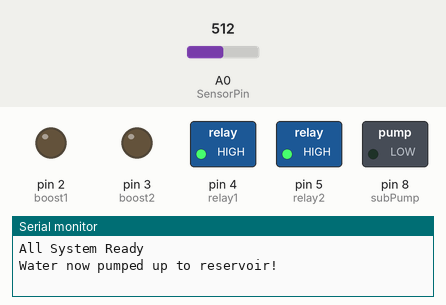
Bench run of a sketch on a simulated Arduino Uno, built with avr-gcc and run on an emulated ATmega328P. Parts: switched loads named in the sketch (green lamp = pin HIGH), output pins drawn as LEDs (lit = HIGH), the last lines printed to the serial monitor. The test bench sets the inputs (shaded band); at power-on: A0 (SensorPin) = 512.

Above: at 18.0 s.
18.1 s: A0 (SensorPin) set to 419
21.6 s: A0 (SensorPin) set to 391
At 26.3 s:
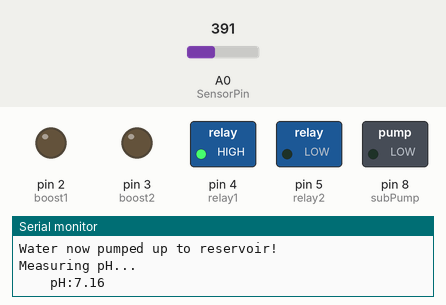
At 46.4 s:
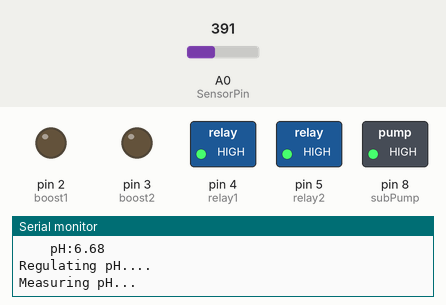
Timing chart, 0 to 46.7 s (numbered marks = the images above; inputs shaded):
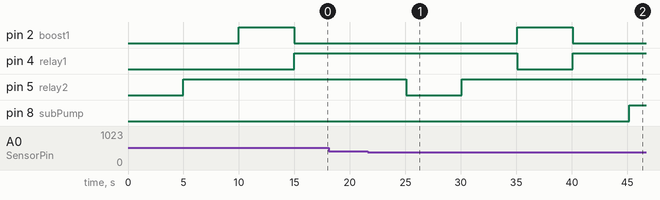

The sketch:

complete.ino
```cpp
//follow connection below

const int boost1 = 2; //boost, connect valve to the pump to pin 2
const int boost2 = 3; //boost, connect valve to dump the water to pin 4
const int relay1 = 4; //relay switch, pump water up the reservoir or dump water
const int relay2 = 5; //relay switch, pump water down to water the plants
const int subPump = 8; //submersible pump, regulate pH

/*pH sensor connection
 * Red -> 5V
 * Blue -> A0
 * Black -> GND
 */

//time duration for different processes, according to preference
int pumpTime = 5000; //pump for 5 second
int delaySystem = 5000; //delay system for 1 second to make sure all water is pumped up to the reservoir
int releaseTime = 5000; //release water from reservoir for 1 minute
int waterDrip = 5000; //let water to drip to the bottom of the container for 2 hours
int regTime = 5000; //time to release ammonia

//below for pH sensor
#define SensorPin 0          //pH meter Analog output to Arduino Analog Input 0
unsigned long int avgValue;  //Store the average value of the sensor feedback
float b;
int buf[10],temp;

void setup() {
  // put your setup code here, to run once:
  Serial.begin(115200);
  pinMode(boost1, OUTPUT);
  pinMode(boost2, OUTPUT);
  pinMode(relay1, OUTPUT);
  pinMode(relay2, OUTPUT);
  pinMode(subPump, OUTPUT);
  Serial.begin(9600);
  Serial.println("All System Ready");
}

void loop() {
  //this is how the whole system works
  /*pump water up to reservoir
                    three cycle*/
  //first cycle
  watering();
  pumpToRes();
  phSensor();

  //second cycle
  watering();
  pumpToRes();
  phSensor();

  //third cycle
  watering();

  /*water is used to water for three times,
                    water will be disposed after this*/

  dispose();
}


//main processes below (aka functions)
void pumpToRes(){
  relayInvert(relay1, HIGH); //pin 6
  valveOn(boost1); //pin 2
  Serial.println("Water now pumped up to reservoir!");
  delay(pumpTime);
  valveOff(boost1);//pin 2
  relayInvert(relay1, LOW);//pin 6
  delay(delaySystem);
}

void dispose(){
  relayInvert(relay1, HIGH); //pin 6
  valveOn(boost2); //pin 4
  Serial.println("water disposed out of the system!");
  delay(pumpTime);
  valveOff(boost2);//pin 4
  relayInvert(relay1, LOW);//pin 6
  delay(delaySystem);
}

void watering(){
  //Use this instead!
  relayInvert(relay2, HIGH);
  delay(releaseTime);
  relayInvert(relay2, LOW);
  delay(waterDrip);
/*Below for debugging
  digitalWrite(relay2, HIGH);
  Serial.println("Watering now...");
  delay(releaseTime);
  digitalWrite(relay2, LOW);
  delay(delaySystem);*/
}

void phSensor(){
  Serial.println("Measuring pH...");
  for(int i=0;i<10;i++)       //Get 10 sample value from the sensor for smooth the value
  {
    buf[i]=analogRead(SensorPin);
    delay(10);
  }
  for(int i=0;i<9;i++)        //sort the analog from small to large
  {
    for(int j=i+1;j<10;j++)
    {
      if(buf[i]>buf[j])
      {
        temp=buf[i];
        buf[i]=buf[j];
        buf[j]=temp;
      }
    }
  }
  avgValue=0;
  for(int i=2;i<8;i++)                      //take the average value of 6 center sample
    avgValue+=buf[i];
  float phValue=(float)avgValue*5.0/1024/6; //convert the analog into millivolt
  phValue=3.5*phValue;                      //convert the millivolt into pH value
  Serial.print("    pH:");
  Serial.print(phValue,2);
  Serial.println(" ");
  if (phValue < 7){
    digitalWrite(subPump, HIGH);
    Serial.println("Regulating pH....");
  }else{
    digitalWrite(subPump, LOW);
  }
  while (phValue < 7){
    phSensor();
  }
  delay(delaySystem);
}


void relayInvert(int relayNo,boolean bin){
  //make inverted logic to normal logic
  boolean state = !bin; //Use this instead!!
  //boolean state = bin; //for debugging purpose
  digitalWrite(relayNo, state);
}

void valveOn(int boostNo){
  digitalWrite(boostNo, HIGH);
}

void valveOff(int boostNo){
  digitalWrite(boostNo, LOW);
}
```

Measured:
- the behaviour switches between 410 and 409 on A0 (SensorPin) (found by bisection; images 0 and 1)
- after the input at 21.6 s, pin 8 (subPump): LOW → HIGH after 23.6 s
